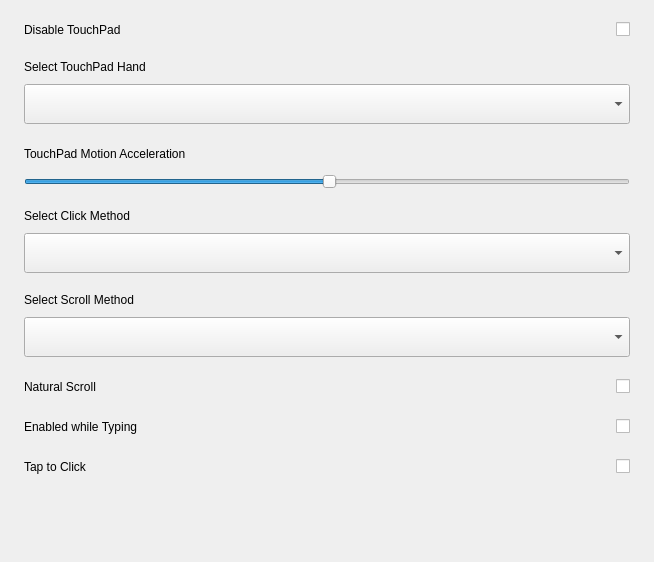
<?xml version="1.0" encoding="UTF-8"?>
<ui version="4.0">
 <class>TouchPadSettings</class>
 <widget class="QWidget" name="TouchPadSettings">
  <property name="geometry">
   <rect>
    <x>0</x>
    <y>0</y>
    <width>654</width>
    <height>562</height>
   </rect>
  </property>
  <property name="windowTitle">
   <string>Form</string>
  </property>
  <layout class="QVBoxLayout" name="verticalLayout">
   <property name="spacing">
    <number>20</number>
   </property>
   <property name="leftMargin">
    <number>24</number>
   </property>
   <property name="topMargin">
    <number>20</number>
   </property>
   <property name="rightMargin">
    <number>24</number>
   </property>
   <property name="bottomMargin">
    <number>0</number>
   </property>
   <item>
    <widget class="QWidget" name="widget_tp_disable_touchpad" native="true">
     <layout class="QHBoxLayout" name="horizontalLayout_3">
      <property name="spacing">
       <number>0</number>
      </property>
      <property name="leftMargin">
       <number>0</number>
      </property>
      <property name="topMargin">
       <number>0</number>
      </property>
      <property name="rightMargin">
       <number>0</number>
      </property>
      <property name="bottomMargin">
       <number>0</number>
      </property>
      <item>
       <widget class="QLabel" name="label_tp_disable_touchpad">
        <property name="text">
         <string>Disable TouchPad</string>
        </property>
       </widget>
      </item>
      <item>
       <spacer name="horizontalSpacer_4">
        <property name="orientation">
         <enum>Qt::Horizontal</enum>
        </property>
        <property name="sizeHint" stdset="0">
         <size>
          <width>462</width>
          <height>20</height>
         </size>
        </property>
       </spacer>
      </item>
      <item>
       <widget class="KiranSwitchButton" name="checkBox_tp_disable_touchpad">
        <property name="text">
         <string/>
        </property>
       </widget>
      </item>
     </layout>
    </widget>
   </item>
   <item>
    <widget class="QWidget" name="widget_tp_hand_mode" native="true">
     <layout class="QVBoxLayout" name="verticalLayout_8">
      <property name="spacing">
       <number>10</number>
      </property>
      <property name="leftMargin">
       <number>0</number>
      </property>
      <property name="topMargin">
       <number>0</number>
      </property>
      <property name="rightMargin">
       <number>0</number>
      </property>
      <property name="bottomMargin">
       <number>0</number>
      </property>
      <item>
       <widget class="QLabel" name="label_tp_hand_mode">
        <property name="text">
         <string>Select TouchPad Hand</string>
        </property>
       </widget>
      </item>
      <item>
       <widget class="QComboBox" name="comboBox_tp_hand_mode">
        <property name="minimumSize">
         <size>
          <width>0</width>
          <height>40</height>
         </size>
        </property>
        <property name="maximumSize">
         <size>
          <width>16777215</width>
          <height>40</height>
         </size>
        </property>
       </widget>
      </item>
     </layout>
    </widget>
   </item>
   <item>
    <widget class="QWidget" name="widget_tp_move_speed" native="true">
     <layout class="QVBoxLayout" name="verticalLayout_9">
      <property name="spacing">
       <number>10</number>
      </property>
      <property name="leftMargin">
       <number>0</number>
      </property>
      <property name="topMargin">
       <number>0</number>
      </property>
      <property name="rightMargin">
       <number>0</number>
      </property>
      <property name="bottomMargin">
       <number>0</number>
      </property>
      <item>
       <layout class="QHBoxLayout" name="horizontalLayout_4">
        <property name="spacing">
         <number>0</number>
        </property>
        <item>
         <widget class="QLabel" name="label_tp_move_speed">
          <property name="text">
           <string>TouchPad Motion Acceleration</string>
          </property>
         </widget>
        </item>
        <item>
         <spacer name="horizontalSpacer_5">
          <property name="orientation">
           <enum>Qt::Horizontal</enum>
          </property>
          <property name="sizeHint" stdset="0">
           <size>
            <width>40</width>
            <height>20</height>
           </size>
          </property>
         </spacer>
        </item>
        <item>
         <widget class="QLabel" name="label_tp_speed">
          <property name="text">
           <string/>
          </property>
         </widget>
        </item>
       </layout>
      </item>
      <item>
       <widget class="QSlider" name="slider_tp_speed">
        <property name="singleStep">
         <number>50</number>
        </property>
        <property name="pageStep">
         <number>50</number>
        </property>
        <property name="value">
         <number>50</number>
        </property>
        <property name="orientation">
         <enum>Qt::Horizontal</enum>
        </property>
       </widget>
      </item>
     </layout>
    </widget>
   </item>
   <item>
    <widget class="QWidget" name="widget_tp_click_mode" native="true">
     <layout class="QVBoxLayout" name="verticalLayout_11">
      <property name="spacing">
       <number>10</number>
      </property>
      <property name="leftMargin">
       <number>0</number>
      </property>
      <property name="topMargin">
       <number>0</number>
      </property>
      <property name="rightMargin">
       <number>0</number>
      </property>
      <property name="bottomMargin">
       <number>0</number>
      </property>
      <item>
       <widget class="QLabel" name="label_tp_click_mode">
        <property name="text">
         <string>Select Click Method</string>
        </property>
       </widget>
      </item>
      <item>
       <widget class="QComboBox" name="comboBox_tp_click_mode">
        <property name="minimumSize">
         <size>
          <width>0</width>
          <height>40</height>
         </size>
        </property>
        <property name="maximumSize">
         <size>
          <width>16777215</width>
          <height>40</height>
         </size>
        </property>
       </widget>
      </item>
     </layout>
    </widget>
   </item>
   <item>
    <widget class="QWidget" name="widget_tp_move_win_mode" native="true">
     <layout class="QVBoxLayout" name="verticalLayout_12">
      <property name="spacing">
       <number>10</number>
      </property>
      <property name="leftMargin">
       <number>0</number>
      </property>
      <property name="topMargin">
       <number>0</number>
      </property>
      <property name="rightMargin">
       <number>0</number>
      </property>
      <property name="bottomMargin">
       <number>0</number>
      </property>
      <item>
       <widget class="QLabel" name="label_tp_move_win_mode">
        <property name="text">
         <string>Select Scroll Method</string>
        </property>
       </widget>
      </item>
      <item>
       <widget class="QComboBox" name="comboBox_tp_move_win_mode">
        <property name="minimumSize">
         <size>
          <width>0</width>
          <height>40</height>
         </size>
        </property>
        <property name="maximumSize">
         <size>
          <width>16777215</width>
          <height>40</height>
         </size>
        </property>
       </widget>
      </item>
     </layout>
    </widget>
   </item>
   <item>
    <widget class="QWidget" name="widget_tp_natural_scroll" native="true">
     <layout class="QHBoxLayout" name="horizontalLayout_6">
      <property name="spacing">
       <number>0</number>
      </property>
      <property name="leftMargin">
       <number>0</number>
      </property>
      <property name="topMargin">
       <number>0</number>
      </property>
      <property name="rightMargin">
       <number>0</number>
      </property>
      <property name="bottomMargin">
       <number>0</number>
      </property>
      <item>
       <widget class="QLabel" name="label_tp_natural_scroll">
        <property name="text">
         <string>Natural Scroll</string>
        </property>
       </widget>
      </item>
      <item>
       <spacer name="horizontalSpacer_7">
        <property name="orientation">
         <enum>Qt::Horizontal</enum>
        </property>
        <property name="sizeHint" stdset="0">
         <size>
          <width>490</width>
          <height>20</height>
         </size>
        </property>
       </spacer>
      </item>
      <item>
       <widget class="KiranSwitchButton" name="checkBox_tp_natural_scroll">
        <property name="text">
         <string/>
        </property>
       </widget>
      </item>
     </layout>
    </widget>
   </item>
   <item>
    <widget class="QWidget" name="widget_disable_while_typing" native="true">
     <layout class="QHBoxLayout" name="horizontalLayout_8">
      <property name="spacing">
       <number>0</number>
      </property>
      <property name="leftMargin">
       <number>0</number>
      </property>
      <property name="topMargin">
       <number>0</number>
      </property>
      <property name="rightMargin">
       <number>0</number>
      </property>
      <property name="bottomMargin">
       <number>0</number>
      </property>
      <item>
       <widget class="QLabel" name="label_disable_while_typing">
        <property name="text">
         <string>Enabled while Typing</string>
        </property>
       </widget>
      </item>
      <item>
       <spacer name="horizontalSpacer_9">
        <property name="orientation">
         <enum>Qt::Horizontal</enum>
        </property>
        <property name="sizeHint" stdset="0">
         <size>
          <width>447</width>
          <height>20</height>
         </size>
        </property>
       </spacer>
      </item>
      <item>
       <widget class="KiranSwitchButton" name="checkBox_disable_while_typing">
        <property name="text">
         <string/>
        </property>
       </widget>
      </item>
     </layout>
    </widget>
   </item>
   <item>
    <widget class="QWidget" name="widget_tap_to_click" native="true">
     <layout class="QHBoxLayout" name="horizontalLayout_7">
      <property name="spacing">
       <number>0</number>
      </property>
      <property name="leftMargin">
       <number>0</number>
      </property>
      <property name="topMargin">
       <number>0</number>
      </property>
      <property name="rightMargin">
       <number>0</number>
      </property>
      <property name="bottomMargin">
       <number>0</number>
      </property>
      <item>
       <widget class="QLabel" name="label_tap_to_click">
        <property name="text">
         <string>Tap to Click</string>
        </property>
       </widget>
      </item>
      <item>
       <spacer name="horizontalSpacer_8">
        <property name="orientation">
         <enum>Qt::Horizontal</enum>
        </property>
        <property name="sizeHint" stdset="0">
         <size>
          <width>502</width>
          <height>20</height>
         </size>
        </property>
       </spacer>
      </item>
      <item>
       <widget class="KiranSwitchButton" name="checkBox_tap_to_click">
        <property name="text">
         <string/>
        </property>
       </widget>
      </item>
     </layout>
    </widget>
   </item>
   <item>
    <spacer name="verticalSpacer_2">
     <property name="orientation">
      <enum>Qt::Vertical</enum>
     </property>
     <property name="sizeHint" stdset="0">
      <size>
       <width>20</width>
       <height>48</height>
      </size>
     </property>
    </spacer>
   </item>
  </layout>
 </widget>
 <customwidgets>
  <customwidget>
   <class>KiranSwitchButton</class>
   <extends>QCheckBox</extends>
   <header location="global">kiranwidgets-qt5/kiran-switch-button.h</header>
  </customwidget>
 </customwidgets>
 <resources/>
 <connections/>
</ui>
